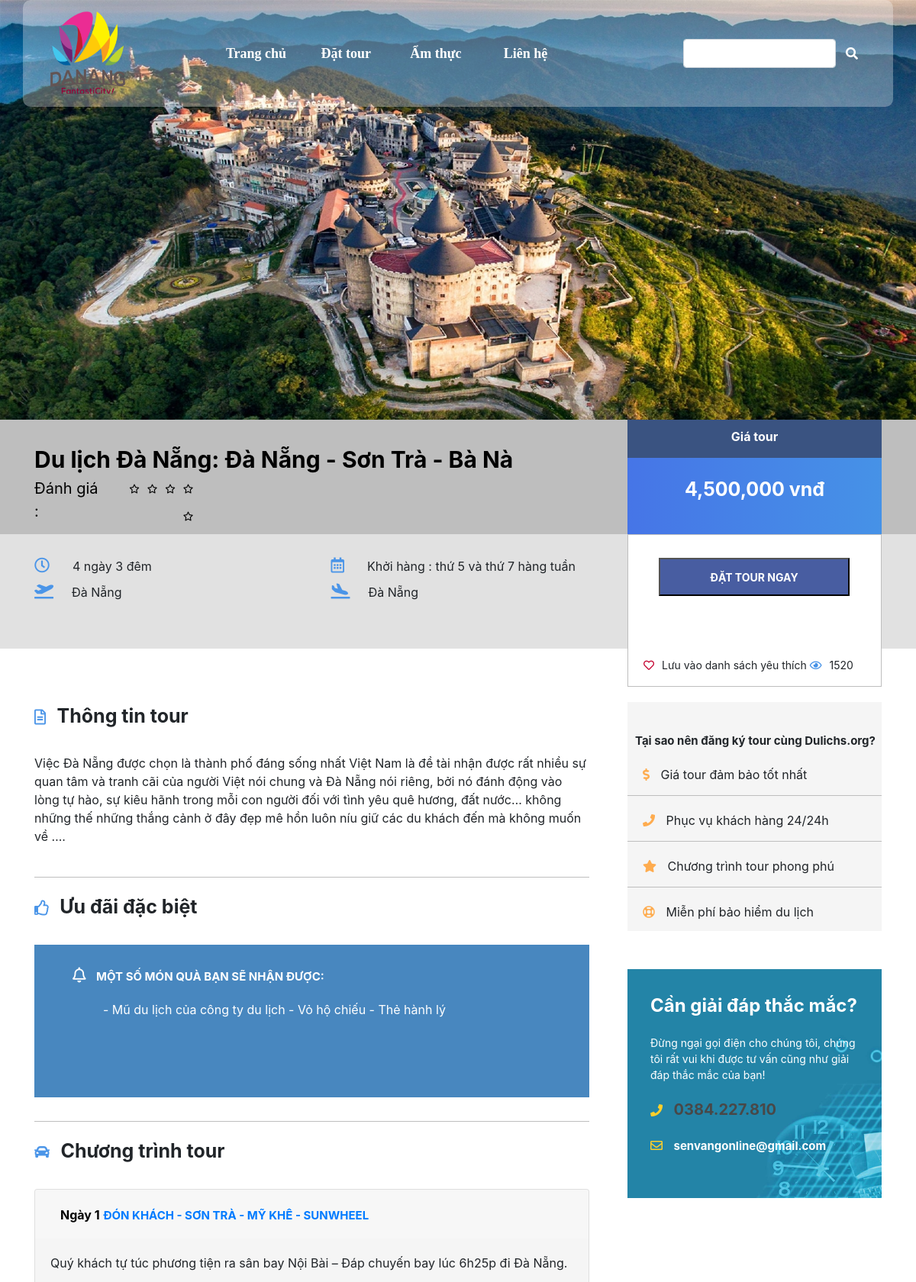
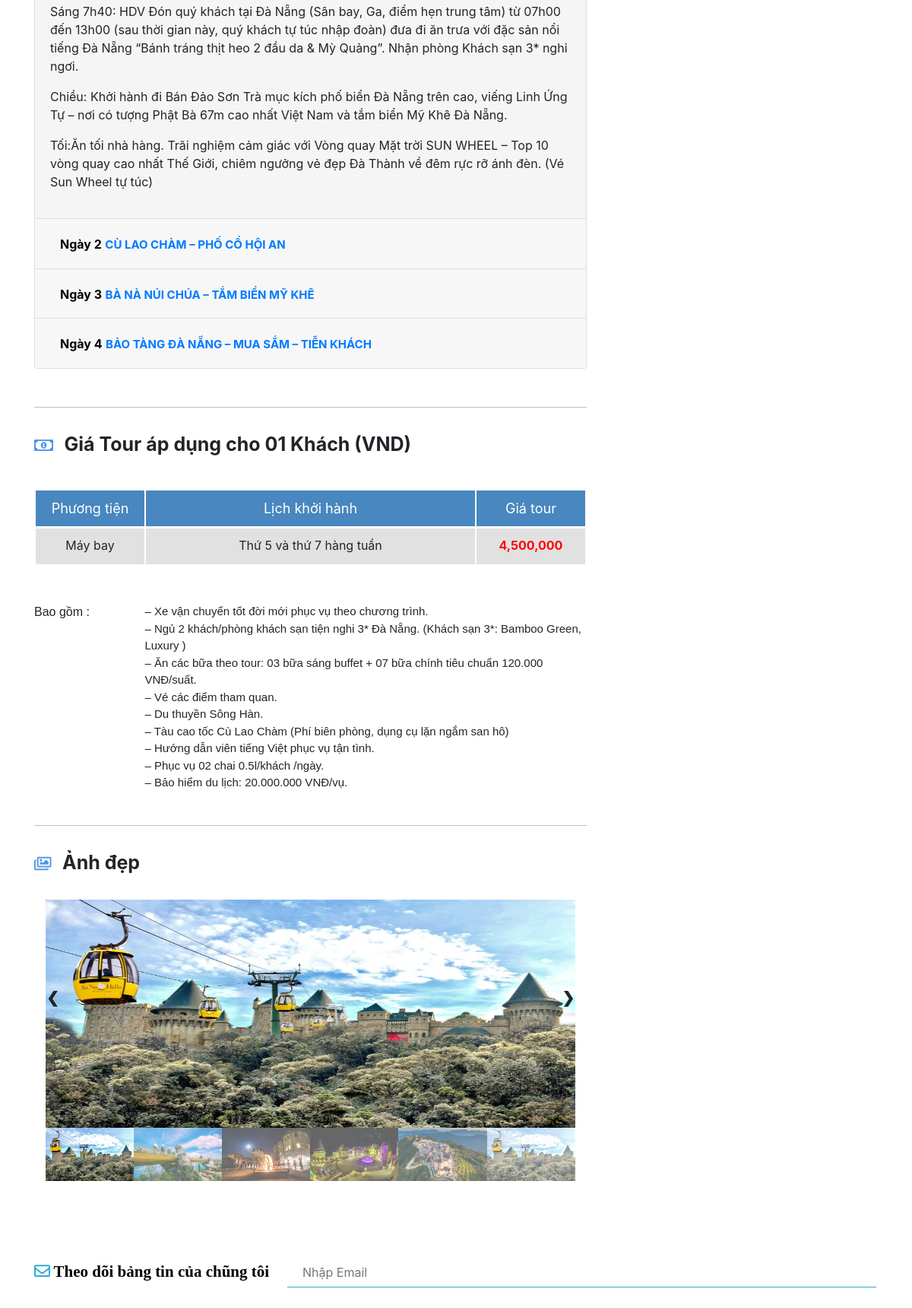
The page /dulich/dulich/index.php?action=chitiettour&id=5 (upper part) on the database its author committed (2 pictures, top to bottom).
### tables this page shows
CREATE TABLE `chuongtrinh` (
  `id` int(11) NOT NULL,
  `id_tour` int(11) NOT NULL
);

CREATE TABLE `tour` (
  `id` int(11) NOT NULL,
  `ten` text NOT NULL,
  `tgian` text NOT NULL,
  `diadiem` varchar(50) NOT NULL,
  `khoihanh` varchar(30) NOT NULL,
  `gia` int(11) NOT NULL,
  `anh_thumb` text NOT NULL,
  `anh` text NOT NULL,
  `thongtin` text NOT NULL,
  `uudai` text NOT NULL
);

CREATE TABLE `chitietct` (
  `id` int(11) NOT NULL,
  `id_ct` int(11) NOT NULL,
  `ngay` int(11) NOT NULL,
  `ten` text NOT NULL,
  `noidungngay` text NOT NULL
);

CREATE TABLE `chitietgia` (
  `id` int(11) NOT NULL,
  `id_gia` int(11) NOT NULL,
  `phuongtien` text NOT NULL,
  `lichkhoihanh` text NOT NULL,
  `gia` int(11) NOT NULL
);

### dulich/dulich/view.php (called while the page is built, shortened)
<?php
	class View
	{
		public function chitiettour($ct, $tb='')
		{
			require_once 'view/chitiettour.php';
		}
	}
 ?>

### dulich/dulich/model.php (called while the page is built, shortened)
<?php
	class Model
	{
		public $conn;
		public function __construct()
		{
			$host="localhost";
			$username="root";
			$pass="";
			$bd= "qlda1";
			$this->conn= new mysqli($host, $username, $pass, $bd);
			mysqli_set_charset($this->conn, 'UTF8');
		}
		public function chitiettour($id)
		{
			$sql = "SELECT chuongtrinh.id as idct, giatour.id as idgt, tour.* FROM chuongtrinh, giatour, tour WHERE tour.id = ".$id." AND chuongtrinh.id_tour=tour.id AND giatour.id_tour=tour.id";
			$result=$this->conn->query($sql);
			if ($result->num_rows >0) {
				$t=$result->fetch_assoc();
				$tour = $t;
				$sql2 = "SELECT * FROM chitietct WHERE id_ct = ".$t['idct'].";";
				$result2=$this->conn->query($sql2);
				if($result2)
				if ($result2->num_rows >0) {
					$tar = array();
					while($t2=$result2->fetch_assoc()){
						$tar[] = $t2;
					}
					$tour['chitietct'] = $tar;
				}
				$sql3 = "SELECT * FROM chitietgia WHERE id_gia = ".$t['idgt'].";";
				$result3=$this->conn->query($sql3);
				if($result3)
				if($result3->num_rows > 0) {
					$t3=$result3->fetch_assoc();
					$tour['chitietgia'] = $t3;
				}
				return $tour;
			}else{
				return null;
			}
		}
	}
 ?>

### dulich/dulich/view/chitiettour.php (the view, shortened to what this page needs)
<!DOCTYPE html>
<head>
</head>
<htm>
<body>
	<div class="container-fluid bg-main" style="background-image: url(<?php echo($ct['anh_thumb']) ?>); height: 550px;">
		<div class="container">
			<div class="row head">
				<div class="col-2"><img id="logo" src="img/anhphu/logo.png"></div>
				<div class="menu col-7" style="padding-left: 50px;text-align: center;">
					<div class="home"><a href="index.php">Trang chủ</a></div>
					<div class="home"><a href="index.php?action=dattour">Đặt tour</a></div>
					<div class="home"><a href="index.php?action=amthuc">Ẩm thực</a></div>
					<div class="home"><a href="index.php?action=lienhe">Liên hệ</a></div>
				</div>
				<div class="home search col-3">
					<form class="form-inline" action="index.php?action=dattour" method="post">
						<input class="form-control" type="text" name="key" style="width: 200px">
						<button class="btn btn-hover" style="background: none; color: white;" name="Search">
							<i class="fas fa-search"></i>
						</button>
					</form>
				</div>
			</div>
		</div>
	</div>
	<div class="container-fluid" style="background: #bebebe;">
		<div class="container">
			<div class="tour">
				<div style=" margin-top: 30px;">
					<div id="Tentour" style="font-size: 30px; font-weight: bold;">Du lịch Đà Nẵng: <?php echo $ct['ten']; ?></div>
					<div class="danhgia">
						<div style="font-size: 20px;">Đánh giá :</div>
						<div class="stars" style="margin-left: 10px; margin-top:2px;">
							<form action="">
								<label class="star star-5" for="star-5"></label>
								<label class="star star-4" for="star-4"></label>
								<label class="star star-3" for="star-3"></label>
								<label class="star star-2" for="star-2"></label>
								<label class="star star-1" for="star-1"></label>
							</form>
						</div>
					</div>
				</div>
				<div>
					<div style=" height: 100%; width: 100%;">
						<div style="padding-top: 10px;font-weight: bold; height: 50px; color: #fff; text-align: center;background: rgba(44, 72, 122, 0.9);}">Giá tour</div>
						<div id="Giatour" style="padding-top: 23px; height: 100px;font-size: 25px;font-weight: bold; color: #fff; text-align: center;background: linear-gradient(to right, #4675e7 , #4692e7); "><?php echo number_format($ct['gia']); ?> vnđ</div>
					</div>
				</div>
			</div>
		</div>
	</div>
	<div class="container-fluid" style="background-color: #e1e1e1;height: 150px;">
		<div class="container tou">
			<div class="tou2">
				<div>
					<div class="time"><i class="far fa-clock"></i><span style="margin-left: 30px;"><?php echo $ct['tgian']; ?></span></div>
					<div class="time"class="time"><i class="fas fa-plane-departure"></i><span style="margin-left: 24px;"><?php echo $ct['diadiem']; ?></span></div>
				</div>
				<div>
					<div class="time"><i class="far fa-calendar-alt"></i><span style="margin-left: 30px;">Khởi hàng : <?php echo $ct['khoihanh']; ?></span></div>
					<div class="time"><i class="fas fa-plane-arrival"></i><span style="margin-left: 24px;">Đà Nẵng</span></div>
				</div>
			</div>
			<div class="tou3">
				<div>
					<input data-toggle="modal" data-target="#Dattour" type="button" value="ĐẶT TOUR NGAY" class="button" onclick="DKtour()"  style="background: #485da1;color: #fff;font-weight: bold;font-size: 14px;width: 250px;height: 50px;margin-top: 30px;margin-left: 40px;">
				</div>
				<div class="tou4">
					<div class="time2"><i style="color: #c50632;" class="far fa-heart"></i><span style="margin-left: 10px;">Lưu vào danh sách yêu thích</span></div>
					<div class="time2"><i  style="color: #4692e7;" class="far fa-eye"></i><span style="margin-left: 10px;">1520</span></div>
				</div>
			</div>
		</div>
	</div>
	<div class="container info" style="margin-top: 70px;">
		<div class="trai" style="padding-right: 50px;">
			<div class="thongtin">
				<div class="fontdau">
					<i class="far fa-file-alt"></i>
					<span>Thông tin tour</span>
				</div>
				<div style="margin-top: 30px;">
					<div><?php echo $ct['thongtin']; ?></div>
				</div>
			</div>
			<div style="margin-top: 20px; height: 300px;border-bottom: 1px solid #bebebe;">
				<div class="fontdau">
					<i class="far fa-thumbs-up"></i>
					<span>Ưu đãi đặc biệt</span>
				</div>
				<div style="margin-top: 30px; background-color:#4887bf; height: 200px; ">
					<div class="uudai">
						<i class="far fa-bell"></i>
						<span style="margin-left: 10px;">MỘT SỐ MÓN QUÀ BẠN SẼ NHẬN ĐƯỢC:</span>
					</div>
					<div class="uudai2">
						<?php echo $ct['uudai']; ?>
					</div>
				</div>
			</div>
			<div style="margin-top: 20px;">
				<div class="fontdau">
					<i class="fas fa-car"></i>
					<span>Chương trình tour</span>
				</div>
				<div style="margin-top: 30px;">
					<div class="accordion" id="accordionExample">
						<?php
						$i=0;
						foreach ($ct['chitietct'] as $chitiet) {
						?>
						<div class="card">
						    <div class="card-header" id="heading-<?php echo  $chitiet['id'];?>">
						      <h2 class="mb-0">
						        <a class="btn btn-link collapsed" role="button" href="#collapse-<?php echo  $chitiet['id'];?>" data-toggle="collapse" aria-expanded="false">
						          <span style="color: #000; font-weight: bold;">Ngày <?php echo $chitiet['ngay']; ?></span>
						          <span style="font-weight: bold; font-size: 15px;"><?php echo $chitiet['ten']; ?></span>
						        </a>
						      </h2>
						    </div>
						    <div id="collapse-<?php echo  $chitiet['id'];?>" class="collapse <?php if($i==0) echo "show";?>">
						      <div class="card-body">
						        <?php echo $chitiet['noidungngay']; ?>
						      </div>
						    </div>
						</div>
					<?php
					$i++;
					 } ?>
					</div>
				</div>
				<div style="border-bottom: 1px solid #bebebe; margin-top: 50px;"></div>
			</div>
			<div style="margin-top: 30px; border-bottom: 1px solid #bebebe; height: 520px;">
				<div class="fontdau">
					<i class="far fa-money-bill-alt"></i>
					<span>Giá Tour áp dụng cho 01 Khách (VND)</span>
				</div>
				<div class="fontgiua">
					<div class="table1">
						<div>Phương tiện</div>
						<div>Lịch khởi hành</div>
						<div>Giá tour</div>
					</div>
					<div class="table2">
						<div><?php echo $ct['chitietgia']['phuongtien']; ?></div>
						<div><?php echo $ct['chitietgia']['lichkhoihanh']; ?></div>
						<div style="color: red;font-weight: bold;"><?php echo number_format($ct['gia']); ?></div>
					</div>
				</div>
				<div class="luuy">
					<div style="font-size: 16px;">Bao gồm :</div>
					<div>
						<div>– Xe vận chuyển tốt đời mới phục vụ theo chương trình. </div>
						<div>– Ngủ 2 khách/phòng khách sạn tiện nghi 3* Đà Nẵng. (Khách sạn 3*: Bamboo Green, Luxury )</div>
						<div>– Ăn các bữa theo tour: 03 bữa sáng buffet + 07 bữa chính tiêu chuẩn 120.000 VNĐ/suất.</div>
						<div>– Vé các điểm tham quan.</div>
						<div>– Du thuyền Sông Hàn.</div>
						<div>– Tàu cao tốc Cù Lao Chàm (Phí biên phòng, dụng cụ lặn ngắm san hô)</div>
						<div>– Hướng dẫn viên tiếng Việt phục vụ tận tình.</div>
						<div>– Phục vụ 02 chai 0.5l/khách /ngày.</div>
						<div>– Bảo hiểm du lịch: 20.000.000 VNĐ/vụ.</div>
					</div>
				</div>
			</div>
			<div style="margin-top: 30px;">
				<div class="fontdau">
					<i class="far fa-images"></i>
					<span>Ảnh đẹp</span>
				</div>
				<div style="margin-top: 30px;">
					<div class="container anh">
					  	<div class="mySlides">
					      	<img src="img/anhbana.jpg" style="height: 300px; width: 100%;">
					  	</div>
					  	<a class="prev" onclick="plusSlides(-1)">&#10094;</a>
					  	<a class="next" onclick="plusSlides(1)">&#10095;</a>
					  	<div class="row" style="padding-left:15px;padding-right: 15px; ">
					    	<div class="column">
					      		<img class="demo cursor" src="img/anhbana.jpg" style="width:100%;height: 70px;" onclick="currentSlide(1)" >
					    	</div>
					    	<div class="column">
					      		<img class="demo cursor" src="img/bana2.jpg" style="width:100%;height: 70px;" onclick="currentSlide(2)" >
					    	</div>
					    	<div class="column">
					      		<img class="demo cursor" src="img/bana3.jpg" style="width:100%;height: 70px;" onclick="currentSlide(3)" >
					    	</div>
					    	<div class="column">
					      		<img class="demo cursor" src="img/bana4.jpg" style="width:100%;height: 70px;" onclick="currentSlide(4)" >
					    	</div>
					    	<div class="column">
					      		<img class="demo cursor" src="img/bana5.jpg" style="width:100%;height: 70px;" onclick="currentSlide(5)" >
					    	</div>
					    	<div class="column">
					      		<img class="demo cursor" src="img/anhbana.jpg" style="width:100%;height: 70px;" onclick="currentSlide(6)" >
					    	</div>
					  	</div>
					</div>
				</div>
			</div>
		</div>
		<div class="phai">
			<div style="width: 100%;background-color: #f5f5f5;height: 300px;">
				<div style="font-size: 15px;font-weight: bold; padding-top: 40px;padding-left: 10px;">Tại sao nên đăng ký tour cùng Dulichs.org?</div>
				<div class="khung" style="border-bottom: 1px solid #bebebe;">
					<i class="fas fa-dollar-sign"></i>
					<span>Giá tour đảm bảo tốt nhất</span>
				</div>
				<div class="khung" style="border-bottom: 1px solid #bebebe;">
					<i class="fas fa-phone"></i>
					<span>Phục vụ khách hàng 24/24h</span>
				</div>
				<div class="khung" style="border-bottom: 1px solid #bebebe;">
					<i class="fas fa-star"></i>
					<span>Chương trình tour phong phú</span>
				</div>
				<div class="khung">
					<i class="far fa-life-ring"></i>
					<span>Miễn phí bảo hiểm du lịch</span>
				</div>
			</div>
			<div class="bg-khung">
				<div style="font-weight: bold;font-size: 24px; padding-top: 30px; padding-left: 30px; color: #fff;">Cần giải đáp thắc mắc?</div>
				<div style="padding-left: 30px;padding-top: 20px; color: #fff;font-size: 14px;margin-right: 20px;">Đừng ngại gọi điện cho chúng tôi, chúng tôi rất vui khi được tư vấn cũng như giải đáp thắc mắc của bạn!</div>
				<div style="margin-top: 20px; margin-left: 30px;">
					<i style="color: #ffcf2a;" class="fas fa-phone"></i>
					<span style="font-weight: bold;margin-left: 10px;color: #484848;
					font-size: 20px;">0384.227.810</span>
				</div>
				<div style="margin-top: 20px; margin-left: 30px;">
					<i style="color: #ffcf2a;" class="far fa-envelope"></i>
					<span style="font-weight: bold;margin-left: 10px;color: #fff;
					font-size: 15px;">senvangonline@gmail.com</span>
				</div>
			</div>
		</div>
	</div>
	<div class="container">
		<div class="bangtin">
			<div>
				<span><i id="icon" class="far fa-envelope"></i></span>
				<span class="theodoi">Theo dõi bảng tin của chũng tôi</span>
			</div>
			<div>
				<input id="email" type="text" name="" placeholder="Nhập Email">
			</div>
		</div>
	</div>
</body>
</html

### rows shown on the page
chuongtrinh: id_tour.anh_thumb (picture), id_tour.ten "Đà Nẵng - Sơn Trà - Bà Nà", id_tour.gia "4,500,000", id_tour.tgian "4 ngày 3 đêm", id_tour.diadiem "Đà Nẵng", id_tour.khoihanh "thứ 5 và thứ 7 hàng tuần", id_tour.thongtin "Việc Đà Nẵng được chọn là thành phố đáng sống nhất Việt Nam là đề tài nhận được rất nhiều sự quan tâm và tranh cãi của người Việt nói chung và Đà Nẵng nói riêng, bởi nó đánh động vào lòng tự hào, sự kiêu hãnh trong mỗi con người đối với tình yêu quê hương, đất nước… không những thế những thắng cảnh ở đây đẹp mê hồn luôn níu giữ các du khách đến mà không muốn về ….", id_tour.uudai "- Mũ du lịch của công ty du lịch - Vỏ hộ chiếu - Thẻ hành lý"
chitietct: ngay "1", ten "ĐÓN KHÁCH - SƠN TRÀ - MỸ KHÊ - SUNWHEEL", noidungngay "Quý khách tự túc phương tiện ra sân bay Nội Bài – Đáp chuyến bay lúc 6h25p đi Đà Nẵng. Sáng 7h40: HDV Đón quý khách tại Đà Nẵng (Sân bay, Ga, điểm hẹn trung tâm) từ 07h00 đến 13h00 (sau thời gian này, quý khách tự túc nhập đoàn) đưa đi ăn trưa với đặc sản nổi tiếng Đà Nẵng “Bánh tráng thịt heo 2 đầu da & Mỳ Quảng”. Nhận phòng Khách sạn 3* nghỉ ngơi. Chiều: Khởi hành đi Bán Đảo Sơn Trà mục kích phố biển Đà Nẵng trên cao, viếng Linh Ứng Tự – nơi có tượng Phật Bà 67m cao nhất Việt Nam và tắm biển Mỹ Khê Đà Nẵng. Tối:Ăn tối nhà hàng. Trãi nghiệm cảm giác với Vòng quay Mặt trời SUN WHEEL – Top 10 vòng quay cao nhất Thế Giới, chiêm ngưởng vẻ đẹp Đà Thành về đêm rực rỡ ánh đèn. (Vé Sun Wheel tự…"
chitietct: ngay "2", ten "CÙ LAO CHÀM – PHỐ CỔ HỘI AN"
chitietct: ngay "3", ten "BÀ NÀ NÚI CHÚA – TẮM BIỂN MỸ KHÊ"
chitietct: ngay "4", ten "BẢO TÀNG ĐÀ NẴNG – MUA SẮM – TIỄN KHÁCH"
chitietgia: phuongtien "Máy bay", lichkhoihanh "Thứ 5 và thứ 7 hàng tuần"
